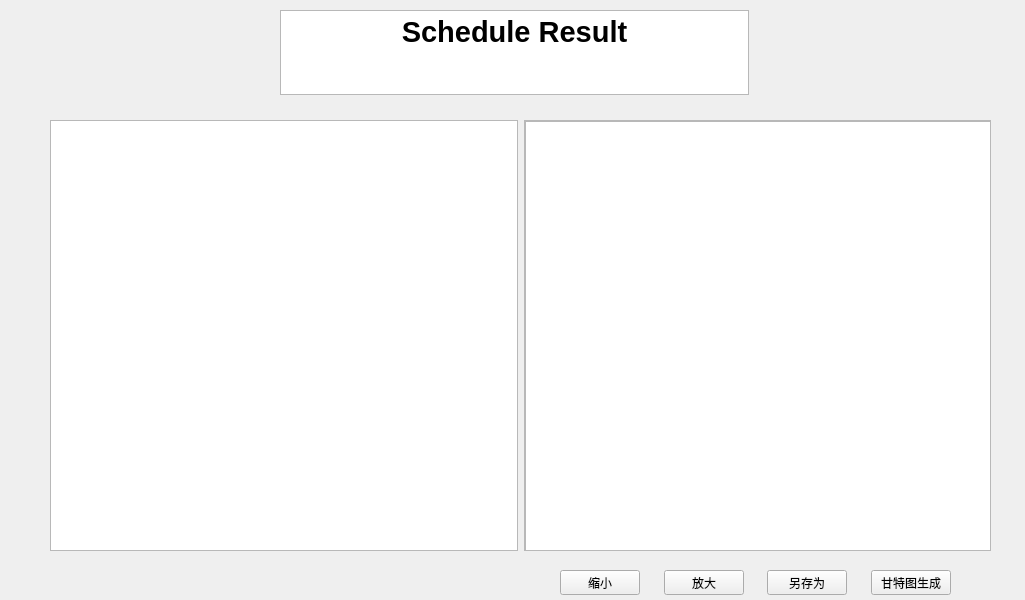
<?xml version="1.0" encoding="UTF-8"?>
<ui version="4.0">
 <class>haspaCPresult</class>
 <widget class="QWidget" name="haspaCPresult">
  <property name="geometry">
   <rect>
    <x>0</x>
    <y>0</y>
    <width>1025</width>
    <height>600</height>
   </rect>
  </property>
  <property name="windowTitle">
   <string>Form</string>
  </property>
  <widget class="QTextBrowser" name="textBrowser">
   <property name="geometry">
    <rect>
     <x>280</x>
     <y>10</y>
     <width>469</width>
     <height>85</height>
    </rect>
   </property>
   <property name="html">
    <string>&lt;!DOCTYPE HTML PUBLIC &quot;-//W3C//DTD HTML 4.0//EN&quot; &quot;http://www.w3.org/TR/REC-html40/strict.dtd&quot;&gt;
&lt;html&gt;&lt;head&gt;&lt;meta name=&quot;qrichtext&quot; content=&quot;1&quot; /&gt;&lt;meta charset=&quot;utf-8&quot; /&gt;&lt;style type=&quot;text/css&quot;&gt;
p, li { white-space: pre-wrap; }
hr { height: 1px; border-width: 0; }
li.unchecked::marker { content: &quot;\2610&quot;; }
li.checked::marker { content: &quot;\2612&quot;; }
&lt;/style&gt;&lt;/head&gt;&lt;body style=&quot; font-family:'Microsoft YaHei UI'; font-size:9pt; font-weight:400; font-style:normal;&quot;&gt;
&lt;p align=&quot;center&quot; style=&quot; margin-top:0px; margin-bottom:0px; margin-left:0px; margin-right:0px; -qt-block-indent:0; text-indent:0px;&quot;&gt;&lt;span style=&quot; font-size:22pt; font-weight:700;&quot;&gt;Schedule Result&lt;/span&gt;&lt;/p&gt;&lt;/body&gt;&lt;/html&gt;</string>
   </property>
  </widget>
  <widget class="QWidget" name="layoutWidget">
   <property name="geometry">
    <rect>
     <x>560</x>
     <y>570</y>
     <width>391</width>
     <height>25</height>
    </rect>
   </property>
   <layout class="QHBoxLayout" name="horizontalLayout_2">
    <item>
     <widget class="QPushButton" name="pushButton">
      <property name="text">
       <string>缩小</string>
      </property>
     </widget>
    </item>
    <item>
     <spacer name="horizontalSpacer">
      <property name="orientation">
       <enum>Qt::Horizontal</enum>
      </property>
      <property name="sizeHint" stdset="0">
       <size>
        <width>40</width>
        <height>20</height>
       </size>
      </property>
     </spacer>
    </item>
    <item>
     <widget class="QPushButton" name="pushButton_2">
      <property name="text">
       <string>放大</string>
      </property>
     </widget>
    </item>
    <item>
     <spacer name="horizontalSpacer_2">
      <property name="orientation">
       <enum>Qt::Horizontal</enum>
      </property>
      <property name="sizeHint" stdset="0">
       <size>
        <width>40</width>
        <height>20</height>
       </size>
      </property>
     </spacer>
    </item>
    <item>
     <widget class="QPushButton" name="pushButton_4">
      <property name="text">
       <string>另存为</string>
      </property>
     </widget>
    </item>
    <item>
     <spacer name="horizontalSpacer_3">
      <property name="orientation">
       <enum>Qt::Horizontal</enum>
      </property>
      <property name="sizeHint" stdset="0">
       <size>
        <width>40</width>
        <height>20</height>
       </size>
      </property>
     </spacer>
    </item>
    <item>
     <widget class="QPushButton" name="pushButton_3">
      <property name="text">
       <string>甘特图生成</string>
      </property>
     </widget>
    </item>
   </layout>
  </widget>
  <widget class="QWidget" name="layoutWidget_2">
   <property name="geometry">
    <rect>
     <x>50</x>
     <y>120</y>
     <width>941</width>
     <height>431</height>
    </rect>
   </property>
   <layout class="QHBoxLayout" name="horizontalLayout">
    <item>
     <widget class="QPlainTextEdit" name="plainTextEdit"/>
    </item>
    <item>
     <widget class="QScrollArea" name="scrollArea">
      <property name="widgetResizable">
       <bool>true</bool>
      </property>
      <widget class="QWidget" name="scrollAreaWidgetContents">
       <property name="geometry">
        <rect>
         <x>0</x>
         <y>0</y>
         <width>464</width>
         <height>427</height>
        </rect>
       </property>
       <widget class="QGraphicsView" name="graphicsView">
        <property name="geometry">
         <rect>
          <x>0</x>
          <y>0</y>
          <width>471</width>
          <height>431</height>
         </rect>
        </property>
       </widget>
      </widget>
     </widget>
    </item>
   </layout>
  </widget>
 </widget>
 <resources/>
 <connections/>
</ui>
